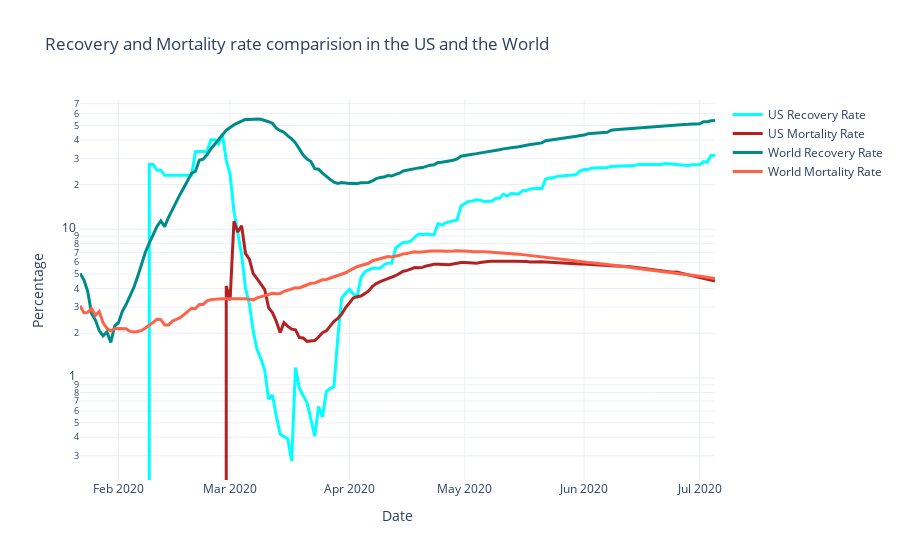

The notebook cell this image was saved under:
### Code cell
usworld=go.Figure()
usworld.add_trace(go.Scatter(x=us_df.Date, y=us_df.recoveryrate, 
                          mode='lines',
                          name='US Recovery Rate',
                          line=dict(color='cyan', width=3)))
usworld.add_trace(go.Scatter(x=us_df['Date'], y=us_df['mortalityrate'], 
                          mode='lines',
                          name='US Mortality Rate',
                          line=dict(color='firebrick', width=3)))

usworld.add_trace(go.Scatter(x=world_df.Date, y=world_df.recoveryrate, 
                          mode='lines',
                          name='World Recovery Rate',
                          line=dict(color='darkcyan', width=3)))
usworld.add_trace(go.Scatter(x=world_df['Date'], y=world_df['mortalityrate'], 
                          mode='lines',
                          name='World Mortality Rate',
                          line=dict(color='tomato', width=3)))
#usworld.update_xaxes(rangeslider_visible=True)
usworld.update_layout(yaxis_type="log")
usworld.update_layout(title='Recovery and Mortality rate comparision in the US and the World',
                   xaxis_title='Date',
                 yaxis_title='Percentage',
                     template='plotly_white')
usworld.show()

### Figure 1 — Plotly figure (JSON) as saved in the notebook; plotly's stock layout.template omitted (floating-point values rounded to 4 significant figures; data arrays with more than 128 entries replaced by an {"elided": "..."} marker saying what was removed)
{"data": [{"line": {"color": "cyan", "width": 3}, "mode": "lines", "name": "US Recovery Rate", "type": "scatter", "x": {"elided": "166 str values"}, "y": {"elided": "166 float values"}}, {"line": {"color": "firebrick", "width": 3}, "mode": "lines", "name": "US Mortality Rate", "type": "scatter", "x": {"elided": "166 str values"}, "y": {"elided": "166 float values"}}, {"line": {"color": "darkcyan", "width": 3}, "mode": "lines", "name": "World Recovery Rate", "type": "scatter", "x": {"elided": "166 str values"}, "y": {"elided": "166 float values"}}, {"line": {"color": "tomato", "width": 3}, "mode": "lines", "name": "World Mortality Rate", "type": "scatter", "x": {"elided": "166 str values"}, "y": {"elided": "166 float values"}}], "layout": {"title": {"text": "Recovery and Mortality rate comparision in the US and the World"}, "xaxis": {"title": {"text": "Date"}}, "yaxis": {"title": {"text": "Percentage"}, "type": "log"}}}
